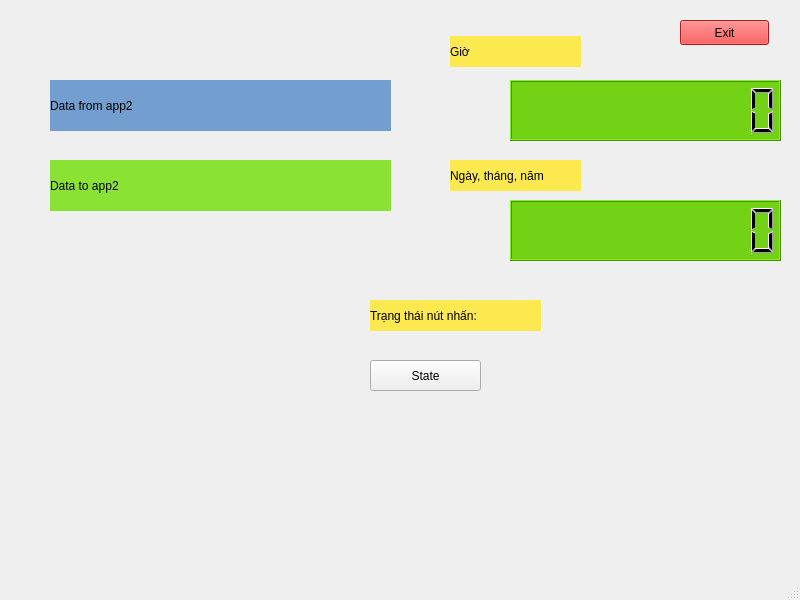
<?xml version="1.0" encoding="UTF-8"?>
<ui version="4.0">
 <class>MainWindow</class>
 <widget class="QMainWindow" name="MainWindow">
  <property name="geometry">
   <rect>
    <x>0</x>
    <y>0</y>
    <width>800</width>
    <height>600</height>
   </rect>
  </property>
  <property name="windowTitle">
   <string>MainWindow</string>
  </property>
  <widget class="QWidget" name="centralwidget">
   <widget class="QPushButton" name="state_button">
    <property name="geometry">
     <rect>
      <x>370</x>
      <y>360</y>
      <width>111</width>
      <height>31</height>
     </rect>
    </property>
    <property name="text">
     <string>State</string>
    </property>
   </widget>
   <widget class="QLCDNumber" name="lcd_datetime">
    <property name="geometry">
     <rect>
      <x>510</x>
      <y>80</y>
      <width>271</width>
      <height>61</height>
     </rect>
    </property>
    <property name="styleSheet">
     <string notr="true">background-color: rgb(115, 210, 22);
font: 5pt &quot;Ubuntu&quot;;</string>
    </property>
    <property name="digitCount">
     <number>10</number>
    </property>
   </widget>
   <widget class="QLabel" name="lbl_datatime">
    <property name="geometry">
     <rect>
      <x>450</x>
      <y>36</y>
      <width>131</width>
      <height>31</height>
     </rect>
    </property>
    <property name="styleSheet">
     <string notr="true">background-color: rgb(252, 233, 79)</string>
    </property>
    <property name="text">
     <string>Giờ</string>
    </property>
   </widget>
   <widget class="QLabel" name="lbl_state_button">
    <property name="geometry">
     <rect>
      <x>370</x>
      <y>300</y>
      <width>171</width>
      <height>31</height>
     </rect>
    </property>
    <property name="styleSheet">
     <string notr="true">background-color: rgb(252, 233, 79)</string>
    </property>
    <property name="text">
     <string>Trạng thái nút nhấn: </string>
    </property>
   </widget>
   <widget class="QLabel" name="data_from_app">
    <property name="geometry">
     <rect>
      <x>50</x>
      <y>80</y>
      <width>341</width>
      <height>51</height>
     </rect>
    </property>
    <property name="styleSheet">
     <string notr="true">background-color: rgb(114, 159, 207)</string>
    </property>
    <property name="text">
     <string>Data from app2</string>
    </property>
   </widget>
   <widget class="QLabel" name="data_to_app">
    <property name="geometry">
     <rect>
      <x>50</x>
      <y>160</y>
      <width>341</width>
      <height>51</height>
     </rect>
    </property>
    <property name="styleSheet">
     <string notr="true">background-color: rgb(138, 226, 52)</string>
    </property>
    <property name="text">
     <string>Data to app2</string>
    </property>
   </widget>
   <widget class="QPushButton" name="btn_exit">
    <property name="geometry">
     <rect>
      <x>680</x>
      <y>20</y>
      <width>89</width>
      <height>25</height>
     </rect>
    </property>
    <property name="styleSheet">
     <string notr="true">background-color: rgb(239, 41, 41);</string>
    </property>
    <property name="text">
     <string>Exit</string>
    </property>
   </widget>
   <widget class="QLabel" name="lbl_date">
    <property name="geometry">
     <rect>
      <x>450</x>
      <y>160</y>
      <width>131</width>
      <height>31</height>
     </rect>
    </property>
    <property name="styleSheet">
     <string notr="true">background-color: rgb(252, 233, 79)</string>
    </property>
    <property name="text">
     <string>Ngày, tháng, năm</string>
    </property>
   </widget>
   <widget class="QLCDNumber" name="lcd_date">
    <property name="geometry">
     <rect>
      <x>510</x>
      <y>200</y>
      <width>271</width>
      <height>61</height>
     </rect>
    </property>
    <property name="styleSheet">
     <string notr="true">background-color: rgb(115, 210, 22);
font: 5pt &quot;Ubuntu&quot;;</string>
    </property>
    <property name="digitCount">
     <number>10</number>
    </property>
   </widget>
  </widget>
  <widget class="QMenuBar" name="menubar">
   <property name="geometry">
    <rect>
     <x>0</x>
     <y>0</y>
     <width>800</width>
     <height>22</height>
    </rect>
   </property>
  </widget>
  <widget class="QStatusBar" name="statusbar"/>
 </widget>
 <resources/>
 <connections/>
</ui>
